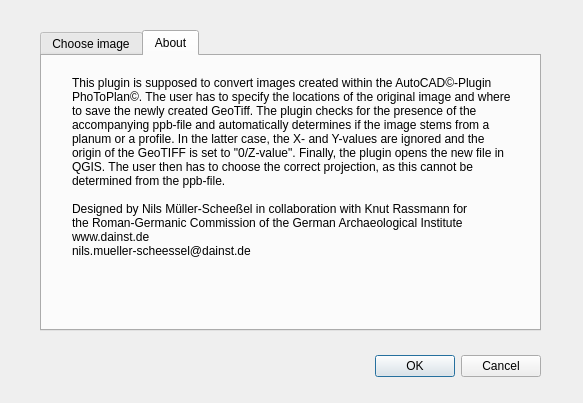
<?xml version="1.0" encoding="UTF-8"?>
<ui version="4.0">
 <class>PPConverter</class>
 <widget class="QDialog" name="PPConverter">
  <property name="windowModality">
   <enum>Qt::NonModal</enum>
  </property>
  <property name="geometry">
   <rect>
    <x>0</x>
    <y>0</y>
    <width>583</width>
    <height>403</height>
   </rect>
  </property>
  <property name="acceptDrops">
   <bool>true</bool>
  </property>
  <property name="windowTitle">
   <string notr="true">PPConverter</string>
  </property>
  <property name="windowIcon">
   <iconset>
    <normaloff>icon.png</normaloff>icon.png</iconset>
  </property>
  <property name="sizeGripEnabled">
   <bool>false</bool>
  </property>
  <property name="modal">
   <bool>false</bool>
  </property>
  <widget class="QDialogButtonBox" name="buttonBox">
   <property name="geometry">
    <rect>
     <x>80</x>
     <y>350</y>
     <width>461</width>
     <height>32</height>
    </rect>
   </property>
   <property name="locale">
    <locale language="English" country="UnitedKingdom"/>
   </property>
   <property name="orientation">
    <enum>Qt::Horizontal</enum>
   </property>
   <property name="standardButtons">
    <set>QDialogButtonBox::Cancel|QDialogButtonBox::Ok</set>
   </property>
   <property name="centerButtons">
    <bool>false</bool>
   </property>
  </widget>
  <widget class="QTabWidget" name="tabWidget">
   <property name="geometry">
    <rect>
     <x>40</x>
     <y>30</y>
     <width>501</width>
     <height>301</height>
    </rect>
   </property>
   <property name="acceptDrops">
    <bool>true</bool>
   </property>
   <property name="locale">
    <locale language="English" country="UnitedKingdom"/>
   </property>
   <property name="currentIndex">
    <number>1</number>
   </property>
   <widget class="QWidget" name="tab">
    <attribute name="title">
     <string>Choose image</string>
    </attribute>
    <widget class="QGroupBox" name="groupBox">
     <property name="geometry">
      <rect>
       <x>30</x>
       <y>20</y>
       <width>431</width>
       <height>91</height>
      </rect>
     </property>
     <property name="acceptDrops">
      <bool>true</bool>
     </property>
     <property name="title">
      <string>Input:</string>
     </property>
     <widget class="QToolButton" name="inButton">
      <property name="geometry">
       <rect>
        <x>380</x>
        <y>40</y>
        <width>30</width>
        <height>23</height>
       </rect>
      </property>
      <property name="text">
       <string>...</string>
      </property>
     </widget>
     <widget class="QLineEdit" name="inTiff">
      <property name="enabled">
       <bool>true</bool>
      </property>
      <property name="geometry">
       <rect>
        <x>20</x>
        <y>40</y>
        <width>341</width>
        <height>22</height>
       </rect>
      </property>
      <property name="locale">
       <locale language="English" country="UnitedKingdom"/>
      </property>
      <property name="dragEnabled">
       <bool>true</bool>
      </property>
      <property name="placeholderText">
       <string>Input filepath</string>
      </property>
     </widget>
    </widget>
    <widget class="QGroupBox" name="groupBox_2">
     <property name="geometry">
      <rect>
       <x>30</x>
       <y>150</y>
       <width>431</width>
       <height>91</height>
      </rect>
     </property>
     <property name="locale">
      <locale language="English" country="UnitedKingdom"/>
     </property>
     <property name="title">
      <string>Output:</string>
     </property>
     <widget class="QToolButton" name="outButton">
      <property name="geometry">
       <rect>
        <x>380</x>
        <y>40</y>
        <width>30</width>
        <height>23</height>
       </rect>
      </property>
      <property name="locale">
       <locale language="German" country="Germany"/>
      </property>
      <property name="text">
       <string>...</string>
      </property>
     </widget>
     <widget class="QLineEdit" name="outTiff">
      <property name="enabled">
       <bool>true</bool>
      </property>
      <property name="geometry">
       <rect>
        <x>20</x>
        <y>40</y>
        <width>341</width>
        <height>22</height>
       </rect>
      </property>
      <property name="locale">
       <locale language="English" country="UnitedKingdom"/>
      </property>
      <property name="placeholderText">
       <string>Output filepath</string>
      </property>
     </widget>
    </widget>
   </widget>
   <widget class="QWidget" name="tab_2">
    <attribute name="title">
     <string>About</string>
    </attribute>
    <widget class="QLabel" name="label">
     <property name="geometry">
      <rect>
       <x>30</x>
       <y>20</y>
       <width>441</width>
       <height>241</height>
      </rect>
     </property>
     <property name="text">
      <string>This plugin is supposed to convert images created within the AutoCAD©-Plugin PhoToPlan©. The user has to specify the locations of the original image and where to save the newly created GeoTiff. The plugin checks for the presence of the accompanying ppb-file and automatically determines if the image stems from a planum or a profile. In the latter case, the X- and Y-values are ignored and the origin of the GeoTIFF is set to &quot;0/Z-value&quot;. Finally, the plugin opens the new file in QGIS. The user then has to choose the correct projection, as this cannot be determined from the ppb-file.

Designed by Nils Müller-Scheeßel in collaboration with Knut Rassmann for 
the Roman-Germanic Commission of the German Archaeological Institute
www.dainst.de
nils.mueller-scheessel@dainst.de</string>
     </property>
     <property name="alignment">
      <set>Qt::AlignLeading|Qt::AlignLeft|Qt::AlignTop</set>
     </property>
     <property name="wordWrap">
      <bool>true</bool>
     </property>
    </widget>
   </widget>
  </widget>
 </widget>
 <resources/>
 <connections>
  <connection>
   <sender>buttonBox</sender>
   <signal>accepted()</signal>
   <receiver>PPConverter</receiver>
   <slot>accept()</slot>
   <hints>
    <hint type="sourcelabel">
     <x>248</x>
     <y>254</y>
    </hint>
    <hint type="destinationlabel">
     <x>157</x>
     <y>274</y>
    </hint>
   </hints>
  </connection>
  <connection>
   <sender>buttonBox</sender>
   <signal>rejected()</signal>
   <receiver>PPConverter</receiver>
   <slot>reject()</slot>
   <hints>
    <hint type="sourcelabel">
     <x>316</x>
     <y>260</y>
    </hint>
    <hint type="destinationlabel">
     <x>286</x>
     <y>274</y>
    </hint>
   </hints>
  </connection>
 </connections>
</ui>
